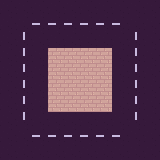

Below is a game level as drawn by its tile map, then a one-line description and the .tmx file that defines it, in full:
An orthogonal 10x10 tile map with 16x16 px tiles, 1 tile layer (Capa1).

<map version="1.0" tiledversion="1.2.3" orientation="orthogonal" backgroundcolor="caca" renderorder="right-down" width="10" height="10" tilewidth="16" tileheight="16" infinite="0" nextlayerid="2" nextobjectid="1">
 <tileset firstgid="1" name="roguelikeCity_magenta" tilewidth="16" tileheight="16" spacing="1" tilecount="0" columns="37">
  <image source="roguelikeCity_magenta.png" width="628" height="475" />
 </tileset>
 <layer id="1" name="Capa1" width="10" height="10">
  <data>
   <tile gid="715" />
   <tile gid="715" />
   <tile gid="715" />
   <tile gid="715" />
   <tile gid="715" />
   <tile gid="715" />
   <tile gid="715" />
   <tile gid="715" />
   <tile gid="715" />
   <tile gid="715" />
   <tile gid="715" />
   <tile gid="715" />
   <tile gid="713" />
   <tile gid="713" />
   <tile gid="713" />
   <tile gid="713" />
   <tile gid="713" />
   <tile gid="713" />
   <tile gid="715" />
   <tile gid="715" />
   <tile gid="715" />
   <tile gid="750" />
   <tile gid="715" />
   <tile gid="715" />
   <tile gid="715" />
   <tile gid="715" />
   <tile gid="715" />
   <tile gid="715" />
   <tile gid="750" />
   <tile gid="715" />
   <tile gid="715" />
   <tile gid="750" />
   <tile gid="715" />
   <tile gid="196" />
   <tile gid="196" />
   <tile gid="196" />
   <tile gid="196" />
   <tile gid="715" />
   <tile gid="750" />
   <tile gid="715" />
   <tile gid="715" />
   <tile gid="750" />
   <tile gid="715" />
   <tile gid="196" />
   <tile gid="196" />
   <tile gid="196" />
   <tile gid="196" />
   <tile gid="715" />
   <tile gid="750" />
   <tile gid="715" />
   <tile gid="715" />
   <tile gid="750" />
   <tile gid="715" />
   <tile gid="196" />
   <tile gid="196" />
   <tile gid="196" />
   <tile gid="196" />
   <tile gid="715" />
   <tile gid="750" />
   <tile gid="715" />
   <tile gid="715" />
   <tile gid="750" />
   <tile gid="715" />
   <tile gid="196" />
   <tile gid="196" />
   <tile gid="196" />
   <tile gid="196" />
   <tile gid="715" />
   <tile gid="750" />
   <tile gid="715" />
   <tile gid="715" />
   <tile gid="750" />
   <tile gid="715" />
   <tile gid="715" />
   <tile gid="715" />
   <tile gid="715" />
   <tile gid="715" />
   <tile gid="715" />
   <tile gid="750" />
   <tile gid="715" />
   <tile gid="715" />
   <tile gid="715" />
   <tile gid="713" />
   <tile gid="713" />
   <tile gid="713" />
   <tile gid="713" />
   <tile gid="713" />
   <tile gid="713" />
   <tile gid="715" />
   <tile gid="715" />
   <tile gid="715" />
   <tile gid="715" />
   <tile gid="715" />
   <tile gid="715" />
   <tile gid="715" />
   <tile gid="715" />
   <tile gid="715" />
   <tile gid="715" />
   <tile gid="715" />
   <tile gid="715" />
  </data>
 </layer>
</map>